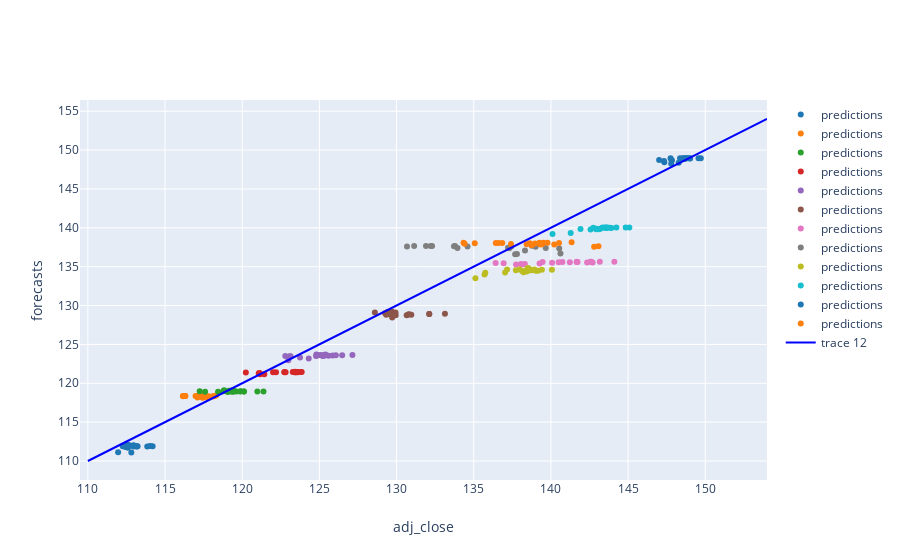

Notebook source saved alongside this figure:
### Code cell
# Plot scatter plot of actual values vs. predictions
fig = go.Figure()

n = 0
for key in ests:
    i = df[df['date']==key].index[0]
    fig.add_trace(go.Scatter(x=df[i:i+H]['adj_close'], 
                             y=ests[key],
                             mode='markers',
                             name='predictions',
                             line=dict(color=colors[n%len(colors)])))
    n = n + 1

fig.add_trace(go.Scatter(x=list(range(110, 155, 1)),
                         y=list(range(110, 155, 1)),
                         mode='lines',
                         line=dict(color='blue')))

fig.update_layout(yaxis=dict(title='forecasts'),
                  xaxis=dict(title='adj_close'))
